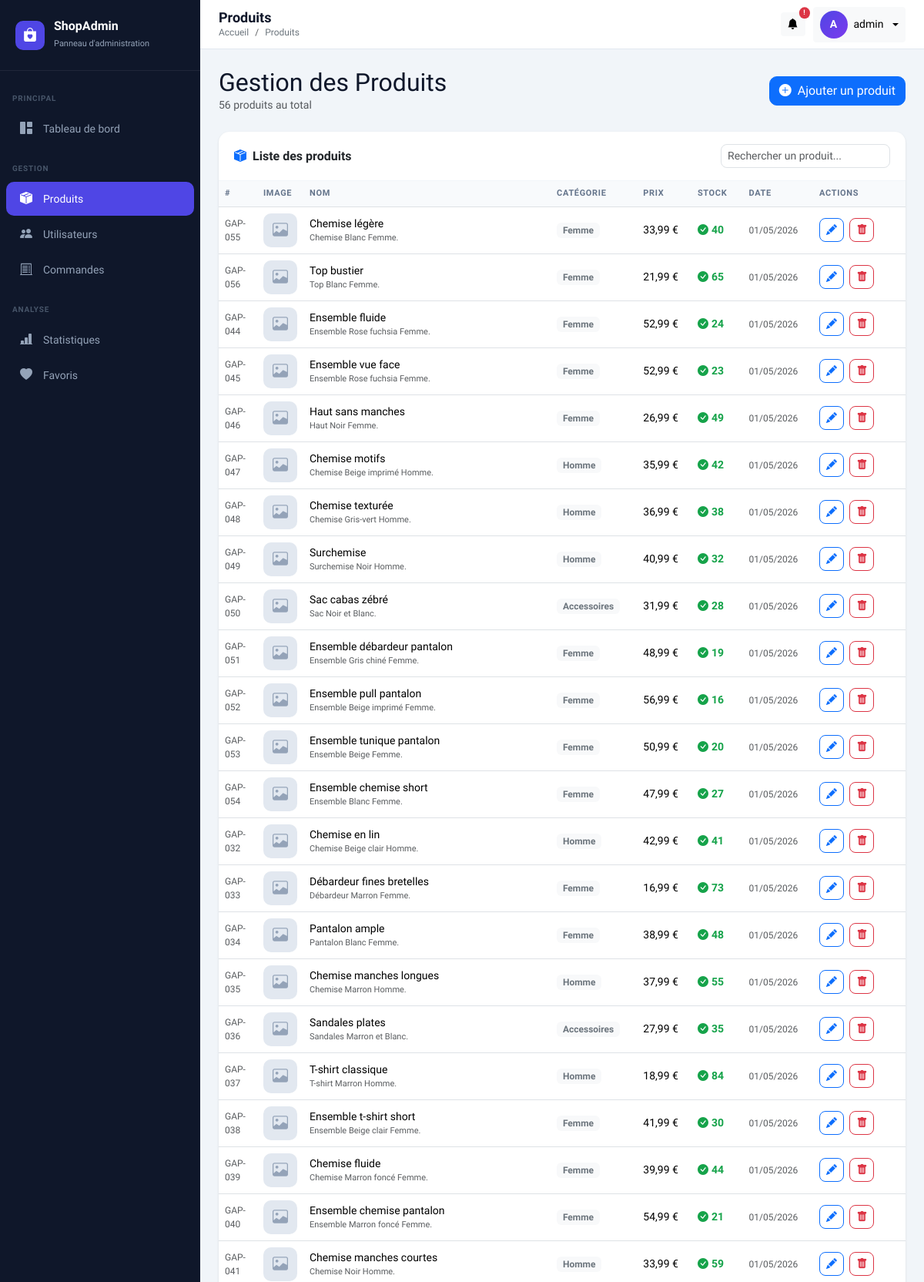
Page /dashboard-admin-main/index.php?page=products (signed in, upper part) on the committed database.
### tables this page shows
CREATE TABLE `produits` (
  `id` varchar(20) NOT NULL,
  `name` varchar(150) DEFAULT NULL,
  `description` text DEFAULT NULL,
  `price` decimal(10,2) DEFAULT NULL,
  `stock` int(11) DEFAULT NULL,
  `sku` varchar(100) DEFAULT NULL,
  `image_path` varchar(255) DEFAULT NULL,
  `category_id` int(11) DEFAULT NULL,
  `color_id` int(11) DEFAULT NULL,
  `created_at` timestamp NOT NULL DEFAULT current_timestamp() ON UPDATE current_timestamp(),
  `product_type` enum('haut','bas','accessoire','chaussure','ensemble') DEFAULT NULL,
  `season` enum('ete','hiver','mi_saison','toutes_saisons') DEFAULT 'toutes_saisons'
);

CREATE TABLE `categories` (
  `id` int(11) NOT NULL,
  `name` varchar(100) DEFAULT NULL
);

### dashboard-admin-main/controllers/ProductController.php (called while the page is built, shortened)
<?php
require_once __DIR__ . '/../models/Product.php';
class ProductController {
    private Product $model;
    public function __construct() {
        $this->model = new Product();
    }
    public function index(): void {
        $products  = $this->model->getAll();
        require __DIR__ . '/../views/products/index.php';
    }
}

### dashboard-admin-main/config/database.php (called while the page is built, shortened)
<?php
class Database {
    private static ?PDO $instance = null;
    public static function getInstance(): PDO {
        if (self::$instance === null) {
            $dsn = "mysql:host=" . DB_HOST . ";dbname=" . DB_NAME . ";charset=" . DB_CHARSET;
            $options = [
                PDO::ATTR_ERRMODE            => PDO::ERRMODE_EXCEPTION,
                PDO::ATTR_DEFAULT_FETCH_MODE => PDO::FETCH_ASSOC,
                PDO::ATTR_EMULATE_PREPARES   => false,
            ];
            try {
                self::$instance = new PDO($dsn, DB_USER, DB_PASS, $options);
            } catch (PDOException $e) {
                error_log("Erreur connexion DB : " . $e->getMessage());
                die(json_encode(['error' => 'Connexion à la base de données échouée.']));
            }
        }
        return self::$instance;
    }
}

### dashboard-admin-main/models/Product.php (called while the page is built, shortened)
<?php
require_once __DIR__ . '/../config/database.php';
class Product {
    private PDO $db;
    public function __construct() {
        $this->db = Database::getInstance();
    }
    public function getAll(): array {
        $stmt = $this->db->query("
            SELECT p.*, c.name AS category_name
            FROM produits p
            LEFT JOIN categories c ON p.category_id = c.id
            ORDER BY p.created_at DESC
        ");
        return $stmt->fetchAll();
    }
}

### dashboard-admin-main/views/products/index.php (the view, shortened to what this page needs)
<?php
require_once __DIR__ . '/../../includes/header.php';
require_once __DIR__ . '/../../includes/sidebar.php';
?>
<div class="main-wrapper">
    <?php require_once __DIR__ . '/../../includes/navbar.php'; ?>
    <div class="content-area">
        <div class="d-flex justify-content-between align-items-center mb-4">
            <div>
                <h2 class="fw-800 mb-0" style="color:#0f172a;">Gestion des Produits</h2>
                <p class="text-muted mb-0" style="font-size:14px;"><?= count($products) ?> produits au total</p>
            </div>
            <a href="index.php?page=products&action=create" class="btn btn-primary d-flex align-items-center gap-2" style="border-radius:10px;">
                <i class="bi bi-plus-circle-fill"></i>
                Ajouter un produit
            </a>
        </div>
        <div class="card">
            <div class="card-header">
                <div class="d-flex justify-content-between align-items-center">
                    <span><i class="bi bi-box-seam-fill me-2 text-primary"></i>Liste des produits</span>
                    <input type="text" id="searchInput" class="form-control form-control-sm"
                           placeholder="Rechercher un produit..."
                           style="max-width:220px;border-radius:8px;">
                </div>
            </div>
            <div class="table-responsive">
                <table class="table mb-0" id="productsTable">
                    <thead>
                        <tr>
                            <th style="width:50px;">#</th>
                            <th style="width:60px;">Image</th>
                            <th>Nom</th>
                            <th>Catégorie</th>
                            <th>Prix</th>
                            <th>Stock</th>
                            <th>Date</th>
                            <th style="width:120px;">Actions</th>
                        </tr>
                    </thead>
                    <tbody>
                        <?php if (empty($products)): ?>
                        <tr>
                            <td colspan="8" class="text-center py-5 text-muted">
                                <i class="bi bi-box-seam fs-1 d-block mb-2"></i>
                                Aucun produit trouvé.
                            </td>
                        </tr>
                        <?php else: ?>
                        <?php foreach ($products as $p): ?>
                        <tr>
                            <td class="text-muted" style="font-size:12px;"><?= $p['id'] ?></td>
                            <td>
                                <?php if (!empty($p['image_path']) && file_exists(__DIR__ . '/../../' . $p['image_path'])): ?>
                                    <img src="../../<?= htmlspecialchars($p['image_path']) ?>"
                                         class="product-img-thumb" alt="">
                                <?php else: ?>
                                    <div class="product-img-placeholder">
                                        <i class="bi bi-image"></i>
                                    </div>
                                <?php endif; ?>
                            </td>
                            <td>
                                <span class="fw-600"><?= htmlspecialchars($p['name']) ?></span>
                                <?php if (!empty($p['description'])): ?>
                                <div class="text-muted" style="font-size:11px;">
                                    <?= mb_strimwidth(htmlspecialchars($p['description']), 0, 50, '...') ?>
                                </div>
                                <?php endif; ?>
                            </td>
                            <td>
                                <span class="badge bg-light text-secondary" style="font-size:12px;">
                                    <?= htmlspecialchars($p['category_name'] ?? '—') ?>
                                </span>
                            </td>
                            <td class="fw-700"><?= number_format($p['price'], 2, ',', ' ') ?> €</td>
                            <td>
                                <?php
                                $stock = (int)$p['stock'];
                                $cls   = $stock === 0 ? 'stock-zero' : ($stock <= 5 ? 'stock-low' : 'stock-ok');
                                $icon  = $stock === 0 ? 'bi-x-circle-fill' : ($stock <= 5 ? 'bi-exclamation-circle-fill' : 'bi-check-circle-fill');
                                ?>
                                <span class="<?= $cls ?>">
                                    <i class="bi <?= $icon ?> me-1"></i><?= $stock ?>
                                </span>
                            </td>
                            <td class="text-muted" style="font-size:12px;">
                                <?= date('d/m/Y', strtotime($p['created_at'])) ?>
                            </td>
                            <td>
                                <a href="index.php?page=products&action=edit&id=<?= $p['id'] ?>"
                                   class="btn btn-sm btn-outline-primary me-1" title="Modifier" style="border-radius:8px;">
                                    <i class="bi bi-pencil-fill"></i>
                                </a>
                                <button class="btn btn-sm btn-outline-danger"
                                        onclick="confirmDelete(<?= $p['id'] ?>, '<?= htmlspecialchars(addslashes($p['name'])) ?>')"
                                        title="Supprimer" style="border-radius:8px;">
                                    <i class="bi bi-trash-fill"></i>
                                </button>
                            </td>
                        </tr>
                        <?php endforeach; ?>
                        <?php endif; ?>
                    </tbody>
                </table>
            </div>
        </div>
    </div>
</div>
<?php require_once __DIR__ . '/../../includes/footer.php'; ?>

### dashboard-admin-main/includes/header.php (style rules this page uses)
:root { --sidebar-width: 260px; --primary: #4f46e5; --primary-dark: #3730a3; --primary-light: #ede9fe; --sidebar-bg: #0f172a; --sidebar-text: #94a3b8; --sidebar-active: #4f46e5; --body-bg: #f1f5f9; --card-shadow: 0 1px 3px 0 rgba(0,0,0,.1), 0 1px 2px -1px rgba(0,0,0,.1); }
* { font-family: 'Plus Jakarta Sans', sans-serif; }
body { background: var(--body-bg); }
.main-wrapper { margin-left: var(--sidebar-width); min-height: 100vh; display: flex; flex-direction: column; }
.content-area { padding: 24px; flex: 1; }
.card { border: none; border-radius: 14px; box-shadow: var(--card-shadow); }
.card-header { background: transparent; border-bottom: 1px solid #f1f5f9; font-weight: 700; padding: 16px 20px; }
.table th { font-size: 11px; font-weight: 700; text-transform: uppercase; letter-spacing: .06em; color: #64748b; background: #f8fafc; }
.table td { vertical-align: middle; font-size: 14px; }
.product-img-placeholder { width: 44px; height: 44px; border-radius: 10px; background: #e2e8f0; display: flex; align-items: center; justify-content: center; color: #94a3b8; font-size: 20px; }
.stock-ok { color: #16a34a; font-weight: 700; }

### rows in the picture
produits: id "GAP-055", name "Chemise légère", description "Chemise Blanc Femme.", category.name "Femme", price "33,99", stock "40", created_at "01/05/2026"
produits: id "GAP-056", name "Top bustier", description "Top Blanc Femme.", category.name "Femme", price "21,99", stock "65", created_at "01/05/2026"
produits: id "GAP-044", name "Ensemble fluide", description "Ensemble Rose fuchsia Femme.", category.name "Femme", price "52,99", stock "24", created_at "01/05/2026"
produits: id "GAP-045", name "Ensemble vue face", description "Ensemble Rose fuchsia Femme.", category.name "Femme", price "52,99", stock "23", created_at "01/05/2026"
produits: id "GAP-046", name "Haut sans manches", description "Haut Noir Femme.", category.name "Femme", price "26,99", stock "49", created_at "01/05/2026"
produits: id "GAP-047", name "Chemise motifs", description "Chemise Beige imprimé Homme.", category.name "Homme", price "35,99", stock "42", created_at "01/05/2026"
produits: id "GAP-048", name "Chemise texturée", description "Chemise Gris-vert Homme.", category.name "Homme", price "36,99", stock "38", created_at "01/05/2026"
produits: id "GAP-049", name "Surchemise", description "Surchemise Noir Homme.", category.name "Homme", price "40,99", stock "32", created_at "01/05/2026"
produits: id "GAP-050", name "Sac cabas zébré", description "Sac Noir et Blanc.", category.name "Accessoires", price "31,99", stock "28", created_at "01/05/2026"
produits: id "GAP-051", name "Ensemble débardeur pantalon", description "Ensemble Gris chiné Femme.", category.name "Femme", price "48,99", stock "19", created_at "01/05/2026"
produits: id "GAP-052", name "Ensemble pull pantalon", description "Ensemble Beige imprimé Femme.", category.name "Femme", price "56,99", stock "16", created_at "01/05/2026"
produits: id "GAP-053", name "Ensemble tunique pantalon", description "Ensemble Beige Femme.", category.name "Femme", price "50,99", stock "20", created_at "01/05/2026"
produits: id "GAP-054", name "Ensemble chemise short", description "Ensemble Blanc Femme.", category.name "Femme", price "47,99", stock "27", created_at "01/05/2026"
produits: id "GAP-032", name "Chemise en lin", description "Chemise Beige clair Homme.", category.name "Homme", price "42,99", stock "41", created_at "01/05/2026"
produits: id "GAP-033", name "Débardeur fines bretelles", description "Débardeur Marron Femme.", category.name "Femme", price "16,99", stock "73", created_at "01/05/2026"
produits: id "GAP-034", name "Pantalon ample", description "Pantalon Blanc Femme.", category.name "Femme", price "38,99", stock "48", created_at "01/05/2026"
produits: id "GAP-035", name "Chemise manches longues", description "Chemise Marron Homme.", category.name "Homme", price "37,99", stock "55", created_at "01/05/2026"
produits: id "GAP-036", name "Sandales plates", description "Sandales Marron et Blanc.", category.name "Accessoires", price "27,99", stock "35", created_at "01/05/2026"
produits: id "GAP-037", name "T-shirt classique", description "T-shirt Marron Homme.", category.name "Homme", price "18,99", stock "84", created_at "01/05/2026"
produits: id "GAP-038", name "Ensemble t-shirt short", description "Ensemble Beige clair Femme.", category.name "Femme", price "41,99", stock "30", created_at "01/05/2026"
produits: id "GAP-039", name "Chemise fluide", description "Chemise Marron foncé Femme.", category.name "Femme", price "39,99", stock "44", created_at "01/05/2026"
produits: id "GAP-040", name "Ensemble chemise pantalon", description "Ensemble Marron foncé Femme.", category.name "Femme", price "54,99", stock "21", created_at "01/05/2026"
produits: id "GAP-041", name "Chemise manches courtes", description "Chemise Noir Homme.", category.name "Homme", price "33,99", stock "59", created_at "01/05/2026"

### other values in the picture
$pageTitle "Produits"
$breadcrumb "Produits"
substr($_SESSION['admin_name'] ?? 'A', 0, 1) "A"
$_SESSION['admin_name'] "admin"
count($products) "56"
